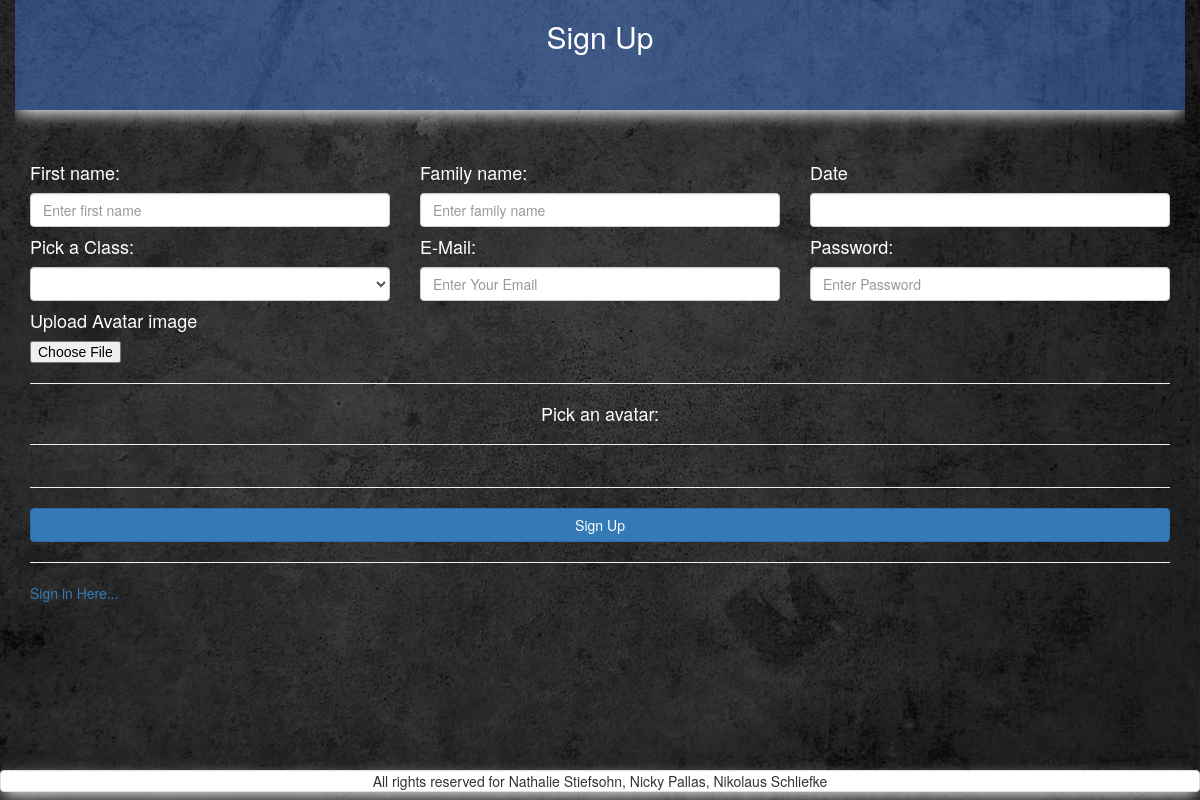
The app's page /register.php, older data.
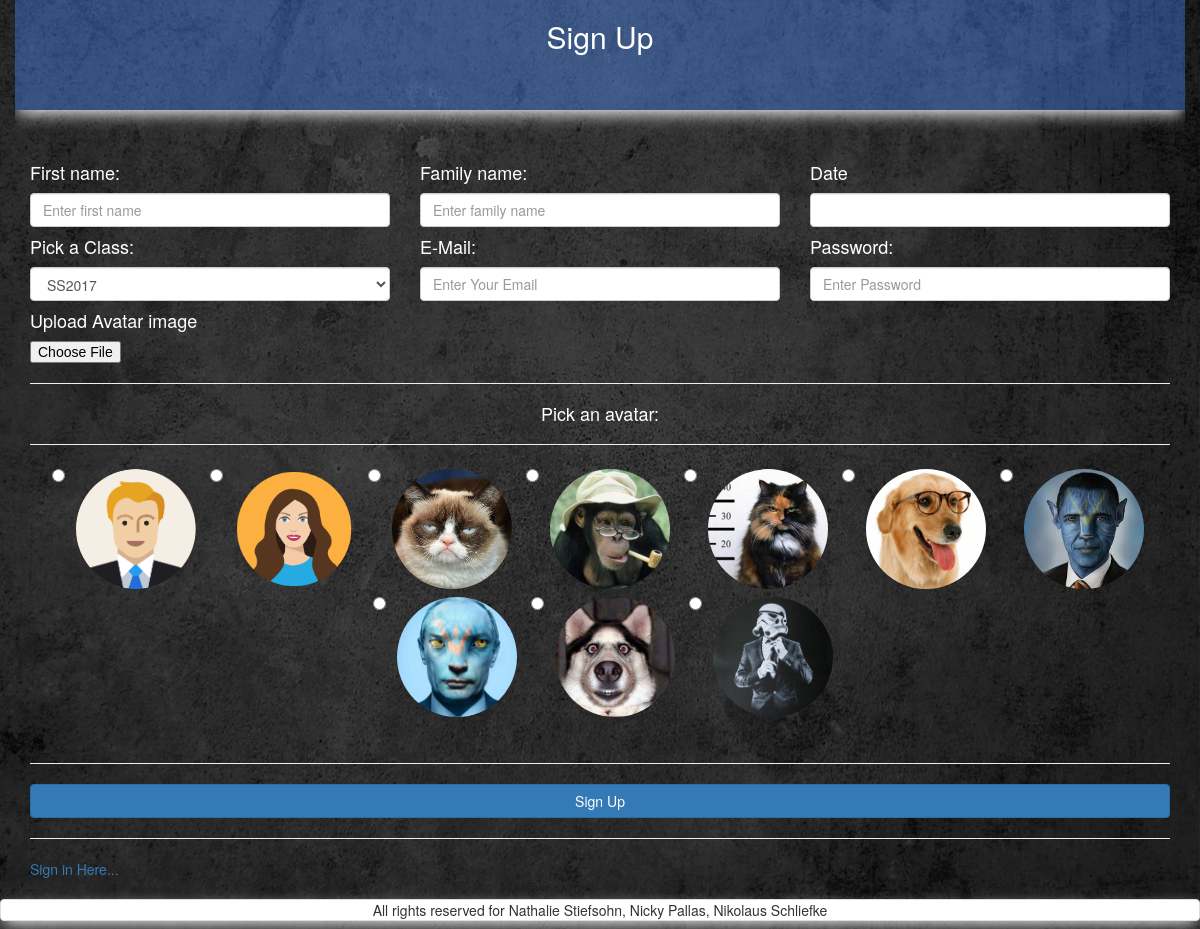
The same page, newer data.
### tables this page shows
CREATE TABLE `avatars` (
  `id` int(11) NOT NULL,
  `location` varchar(255) NOT NULL
);

### query/all_classes_query.php (called while the page is built, shortened)
<?php
$query_classes = "
    SELECT
        *
    FROM `classes`
    order by start_date ASC
";
$res_classes = mysqli_query($con, $query_classes);
?>

### register.php (the view, shortened to what this page needs)
<?php
 include_once 'dbconnect.php';
 $hidden="";
 $errTyp="";
?>
<!DOCTYPE html>
<html>
<head>
  <?php
require_once('includes/head_tag.php');
  ?>
</head>
<body>
<div id="wrap">
  <div id="main" class="container clear-top">
      <div class="row">
      <div class="col-xs-12 text-center shadow" id="header">
          <h2 class="white">Sign Up</h2>
      </div>
      <?php
        require_once 'includes/alert_box.php'
      ?>
      <form method="post" class="<?php echo $hidden; ?>" action="register.php" autocomplete="off" enctype="multipart/form-data">
      <div class="col-xs-12">
        <div class="row">
          <div class="col-xs-12 col-md-4">
              <h4 class="white">First name:</h4>
              <input required type="text" id="first_name" name="first_name" class="form-control" placeholder="Enter first name" />
          </div>
          <div class="col-xs-12 col-md-4">
              <h4 class="white">Family name:</h4>
              <input type="text" id="family_name" name="family_name" class="form-control" placeholder="Enter family name" />
          </div>
          <div class="col-xs-12 col-md-4">
            <h4 class="white">Date</h4>
            <input required class="form-control text-center" type="text" name="date" id="date">
          </div>
        </div>
        <div class="row">
          <div class="col-xs-12 col-md-4">
              <h4 class="white">Pick a Class:</h4>
          <select class="form-control" id="class" name="class">
          <?php
            require_once('query/all_classes_query.php');
                        while ($row_classes  = mysqli_fetch_array($res_classes)){
                            $class = $row_classes['name'];
                            $class_id = $row_classes['id'];
                            $from = $row_classes['from'];
                            $from = strtotime($from);
                            $from = date('Y-m-d',$from);
                            $to = $row_classes['to'];
                            $to = strtotime($to);
                            $to = date('Y-m-d',$to);
                            if ((date('Y-m-d') >= $from) AND (date('Y-m-d') <= $to)) {
                              $selected_class_id=$class_id;
                              echo "<option value='".$class_id."' selected='selected
                              '>".$class."</option>";
                            } else {
                              echo "<option value='".$class_id."'>".$class."</option>";
                            }
                        }
           ?>
          </select>
          </div>
          <div class="col-xs-12 col-md-4">
              <h4 class="white">E-Mail:</h4>
              <input required type="email" id="email" name="email" class="form-control" placeholder="Enter Your Email" maxlength="40">
          </div>
          <div class="col-xs-12 col-md-4">
            <h4 class="white">Password:</h4>
            <input required type="password" id="password" name="password" class="form-control" placeholder="Enter Password" maxlength="15" />
          </div>
            <div class="col-xs-12 col-md-4">
            <?php require_once 'includes/upload_file.php'; ?>
            </div>
        </div>
      </div>
      <div class="col-xs-12 text-center">
        <hr>
        <h4 class="white">Pick an avatar:</h4>
        <hr>
        <?php
          $query_avatar = "SELECT * FROM avatars";
          $res_avatar = mysqli_query($con, $query_avatar);
          while($avatarRow=mysqli_fetch_array($res_avatar)){
            $avatar = $avatarRow['location'];
            $avatar_id = $avatarRow['id'];
            echo    '<label class="radio-inline">
                      <input required type="radio" value="'.$avatar_id.'" name="avatar"><img class="img-circle avatar" src="'.$avatar.'" alt="avatar" >
                    </label>';
          }
        ?>
      </div>
      <div class="col-xs-12">
          <hr />
          <button type="submit" id="btn-signup" class="btn btn-block btn-primary background_bc1" name="btn-signup">Sign Up</button>
      </div>
      <div class="col-xs-12">
          <hr />
          <a href="index.php">Sign in Here...</a>
        </form>
      </div>
      </div>
  </div>
  <?php
require_once('includes/footer.php');
  ?>
</body>
</html>

### includes/head_tag.php (shortened to what this page needs)
  <link rel="stylesheet" href="https://maxcdn.bootstrapcdn.com/bootstrap/3.3.7/css/bootstrap.min.css">
  <link rel="stylesheet" type="text/css" href="css/style.css">
  <link rel="stylesheet" href="//code.jquery.com/ui/1.12.1/themes/base/jquery-ui.css">
<link rel="stylesheet" href="css/BootstrapXL.css">

### includes/alert_box.php
<?php
	echo 	'<div class="col-xs-8 col-xs-offset-2 '.$errTyp.' text-center margin-top">
				<h3>'.$errMSG.'</h3>
			</div>';
?>

### includes/upload_file.php (shortened to what this page needs)
<link rel="stylesheet" href="https://cdnjs.cloudflare.com/ajax/libs/bootstrap-fileinput/4.3.9/css/fileinput.min.css">
    <h4 class="white">Upload Avatar image</h4>
    <input id="fileToUpload" name="fileToUpload" type="file" class="file" data-show-preview="false">

### includes/footer.php
<footer class=" margin-top footer ">
    <div class="text-center shadow panel panel-default">
        All rights reserved for Nathalie Stiefsohn, Nicky Pallas, Nikolaus Schliefke
    </div>
</footer>

### css/style.css (style rules this page uses)
#header { background-color: rgba(77,141,255,0.4); height: 110px; }
body { content: ""; background: url("../pictures/grey_background.jpg"); background-size: 100% 100%; background-repeat: repeat; top: 0; left: 0; bottom: 0; right: 0; position: absolute; z-index: -1; }
.shadow { -webkit-box-shadow: 0px 6px 16px -3px rgba(255,255,255,1); -moz-box-shadow: 0px 6px 16px -3px rgba(255,255,255,1); box-shadow: 0px 6px 16px -3px rgba(255,255,255,1); }
.margin-top { margin-top: 2%; }
.white { color: white; }

### includes/head_tag.php (style rules this page uses)
html, body { height: 100%; }
.avatar { width: 120px; height: 120px; margin: 4px; }
#wrap { min-height: 100%; }
#main { overflow:auto; padding-bottom:50px; }
.footer { position: relative; margin-top: -50px; height: 50px; clear:both; padding-top:20px; }

Row changes from the older to the newer data that the page shows:
added avatars: location (picture)
added avatars: location (picture)
added avatars: location (picture)
added avatars: location (picture)
added avatars: location (picture)
added avatars: location (picture)
added avatars: location (picture)
added avatars: location (picture)
added avatars: location (picture)
added avatars: location (picture)
Text that changed along with them:
form field class: (not shown) → "SS2017"
